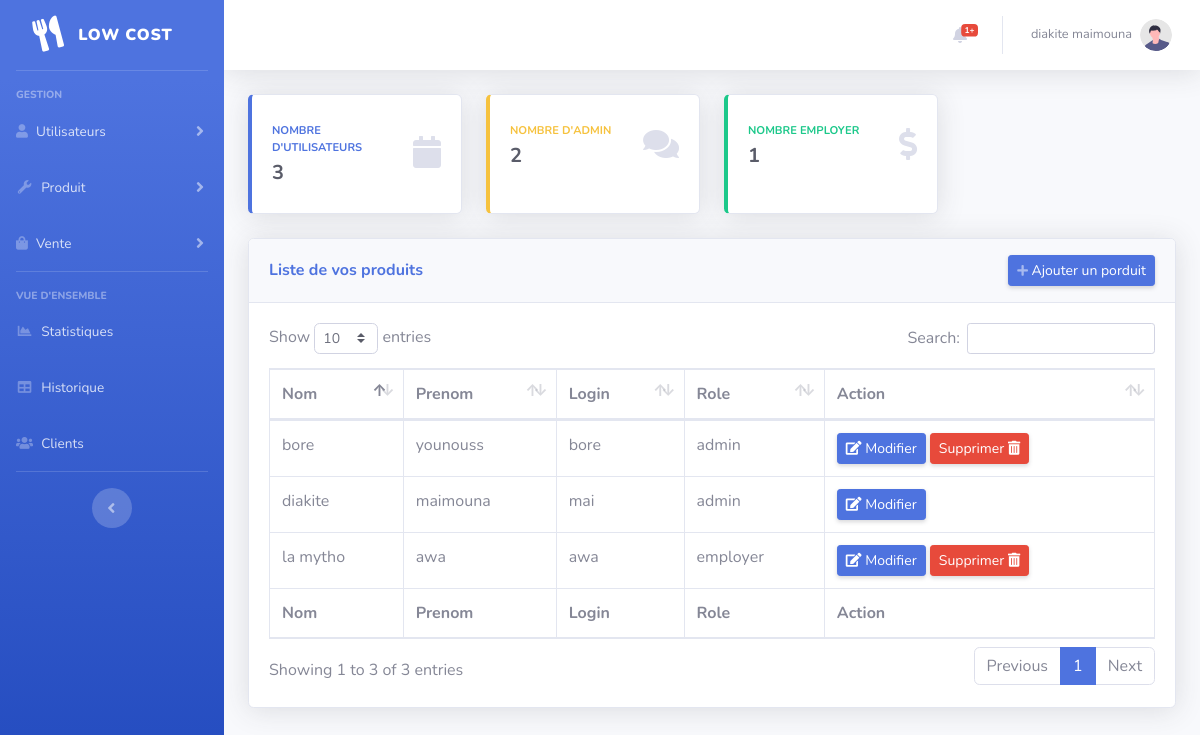
The page /pages/listeUser.php (signed in) on the database its author committed.
### tables this page shows
CREATE TABLE `user` (
  `idUser` int NOT NULL,
  `nomUser` varchar(45) NOT NULL,
  `prenomUser` varchar(45) NOT NULL,
  `login` varchar(60) NOT NULL,
  `mdp` varchar(60) NOT NULL,
  `role` varchar(30) NOT NULL
);

### script/isLoged.php (called while the page is built, shortened)
<?php
$queryCurrentUser = $bdd->prepare("SELECT * FROM user WHERE idUser=?");
$queryCurrentUser->execute([$_COOKIE['idUser']]);
if (!($currentUser = $queryCurrentUser->fetch())) {
    header('Location:../index.php');
}
?>

### pages/listeUser.php (the view, shortened to what this page needs)
<?php
include("../script/connexion_bd.php");
?>
<!DOCTYPE html>
<html lang="fr">
<head>
</head>
<body id="page-top">
    <div id="wrapper">
        <?php
        include("../include/navBarLeft.php");
        ?>
        <div id="content-wrapper" class="d-flex flex-column">
            <div id="content">
                <?php
                include("../include/navBarTop.php");
                ?>
                <div class="container-fluid">
                    <div class="row">
                        <div class="col-xl-3 col-md-6 mb-4">
                            <div class="card border-left-primary shadow h-100 py-2">
                                <div class="card-body">
                                    <div class="row no-gutters align-items-center">
                                        <div class="col mr-2">
                                            <div class="text-xs font-weight-bold text-primary text-uppercase mb-1">
                                                Nombre d'utilisateurs
                                            </div>
                                            <div class="h5 mb-0 font-weight-bold text-gray-800">
                                                <?php
                                                $query = $bdd->query("SELECT COUNT(*) AS nbr FROM user");
                                                echo ($query->fetch()['nbr']);
                                                ?>
                                            </div>
                                        </div>
                                        <div class="col-auto">
                                            <i class="fas fa-calendar fa-2x text-gray-300"></i>
                                        </div>
                                    </div>
                                </div>
                            </div>
                        </div>
                        <div class="col-xl-3 col-md-6 mb-4">
                            <div class="card border-left-warning shadow h-100 py-2">
                                <div class="card-body">
                                    <div class="row no-gutters align-items-center">
                                        <div class="col mr-2">
                                            <div class="text-xs font-weight-bold text-warning text-uppercase mb-1">
                                                nombre d'admin
                                            </div>
                                            <div class="h5 mb-0 font-weight-bold text-gray-800">
                                                <?php
                                                $query = $bdd->query("SELECT COUNT(*) AS nbr FROM user WHERE `role`='admin'");
                                                echo ($query->fetch()['nbr']);
                                                ?>
                                            </div>
                                        </div>
                                        <div class="col-auto">
                                            <i class="fas fa-comments fa-2x text-gray-300"></i>
                                        </div>
                                    </div>
                                </div>
                            </div>
                        </div>
                        <div class="col-xl-3 col-md-6 mb-4">
                            <div class="card border-left-success shadow h-100 py-2">
                                <div class="card-body">
                                    <div class="row no-gutters align-items-center">
                                        <div class="col mr-2">
                                            <div class="text-xs font-weight-bold text-success text-uppercase mb-1">
                                                Nombre employer
                                            </div>
                                            <div class="h5 mb-0 font-weight-bold text-gray-800">
                                                <?php
                                                $query = $bdd->query("SELECT COUNT(*) AS nbr FROM user WHERE `role`='employer'");
                                                echo ($query->fetch()['nbr']);
                                                ?>
                                            </div>
                                        </div>
                                        <div class="col-auto">
                                            <i class="fas fa-dollar-sign fa-2x text-gray-300"></i>
                                        </div>
                                    </div>
                                </div>
                            </div>
                        </div>
                    </div>
                    <div class="card shadow mb-4">
                        <div class="card-header py-3 d-flex justify-content-between align-items-center">
                            <h6 class="m-0 font-weight-bold text-primary">
                                Liste de vos produits
                            </h6>
                            <a href="ajouterUser.html"
                                class="d-none d-sm-inline-block btn btn-sm btn-primary shadow-sm">
                                <i class="fas fa-plus fa-sm text-white-50"></i>
                                Ajouter un porduit
                            </a>
                        </div>
                        <div class="card-body">
                            <div class="table-responsive">
                                <table class="table table-bordered" id="dataTable" width="100%" cellspacing="0">
                                    <thead>
                                        <tr>
                                            <th>Nom</th>
                                            <th>Prenom</th>
                                            <th>Login</th>
                                            <th>Role</th>
                                            <th>Action</th>
                                        </tr>
                                    </thead>
                                    <tfoot>
                                        <tr>
                                            <th>Nom</th>
                                            <th>Prenom</th>
                                            <th>Login</th>
                                            <th>Role</th>
                                            <th>Action</th>
                                        </tr>
                                    </tfoot>
                                    <tbody>
                                        <?php
                                        $query = $bdd->query("SELECT * FROM user");
                                        while ($res = $query->fetch()) {
                                            ?>
                                            <tr>
                                                <td>
                                                    <?= $res['nomUser'] ?>
                                                </td>
                                                <td>
                                                    <?= $res['prenomUser'] ?>
                                                </td>
                                                <td>
                                                    <?= $res['login'] ?>
                                                </td>
                                                <td>
                                                    <?= $res['role'] ?>
                                                </td>
                                                <td>
                                                    <a href="modifierUser.php?idUser=<?= $res['idUser'] ?>"
                                                        class="d-none d-sm-inline-block btn btn-sm btn-primary shadow-sm">
                                                        <i class="fa fa-edit"></i>
                                                        Modifier
                                                    </a>
                                                    <?php
                                                    if ($res['idUser'] != $currentUser['idUser']) {
                                                        ?>
                                                        <a href="../script/supprimerUser.php?idUser=<?= $res['idUser'] ?>"
                                                            class="d-none d-sm-inline-block btn btn-sm btn-danger shadow-sm">
                                                            Supprimer
                                                            <i class="fa fa-trash-alt"></i>
                                                        </a>
                                                        <?php
                                                    }
                                                    ?>
                                                </td>
                                            </tr>
                                            <?php
                                        }
                                        ?>
                                    </tbody>
                                </table>
                            </div>
                        </div>
                    </div>
                </div>
            </div>
        </div>
    </div>
</body>
</html>

### include/navBarTop.php (shortened to what this page needs)
<nav class="navbar navbar-expand navbar-light bg-white topbar mb-4 static-top shadow">
    <ul class="navbar-nav ml-auto">
        <li class="nav-item dropdown no-arrow mx-1">
            <a class="nav-link dropdown-toggle" href="#" id="alertsDropdown" role="button" data-toggle="dropdown"
                aria-haspopup="true" aria-expanded="false">
                <i class="fas fa-bell fa-fw"></i>
                <span class="badge badge-danger badge-counter">
                    <?php
                    $queryTop = $bdd->query("SELECT COUNT(*) as nbr FROM historique");
                    echo $queryTop->fetch()['nbr'] . "+";
                    ?>
                </span>
            </a>
        </li>
        <li class="nav-item dropdown no-arrow">
            <a class="nav-link dropdown-toggle" href="#" id="userDropdown" role="button" data-toggle="dropdown"
                aria-haspopup="true" aria-expanded="false">
                <span class="mr-2 d-none d-lg-inline text-gray-600 small">
                    <?php
                        require("../script/isLoged.php");
                        echo $currentUser['nomUser'] ." ". $currentUser['prenomUser'];
                    ?>
                </span>
                <img class="img-profile rounded-circle" src="../img/undraw_profile.svg">
            </a>
        </li>
    </ul>
</nav>

### rows shown on the page
user: nomUser "diakite", prenomUser "maimouna", login "mai", role "admin"
user: nomUser "bore", prenomUser "younouss", login "bore", role "admin"
user: nomUser "la mytho", prenomUser "awa", login "awa", role "employer"

### other values the page prints
$queryTop->fetch()['nbr'] "1"
$query->fetch()['nbr'] "3"
$query->fetch()['nbr'] "2"
$query->fetch()['nbr'] "1"
